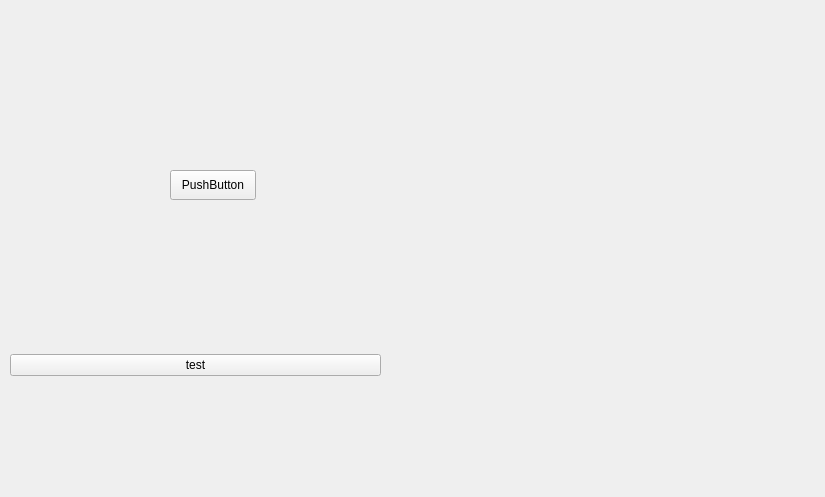
<?xml version="1.0" encoding="UTF-8"?>
<ui version="4.0">
 <class>Main</class>
 <widget class="QWidget" name="Main">
  <property name="geometry">
   <rect>
    <x>0</x>
    <y>0</y>
    <width>825</width>
    <height>497</height>
   </rect>
  </property>
  <property name="windowTitle">
   <string>Main</string>
  </property>
  <widget class="QWidget" name="verticalLayoutWidget">
   <property name="geometry">
    <rect>
     <x>10</x>
     <y>270</y>
     <width>371</width>
     <height>191</height>
    </rect>
   </property>
   <layout class="QVBoxLayout" name="verticalLayout">
    <item>
     <widget class="QPushButton" name="pushButton">
      <property name="text">
       <string>test</string>
      </property>
     </widget>
    </item>
   </layout>
  </widget>
  <widget class="QPushButton" name="pushButton_2">
   <property name="geometry">
    <rect>
     <x>170</x>
     <y>170</y>
     <width>86</width>
     <height>30</height>
    </rect>
   </property>
   <property name="text">
    <string>PushButton</string>
   </property>
  </widget>
 </widget>
 <resources/>
 <connections/>
</ui>
